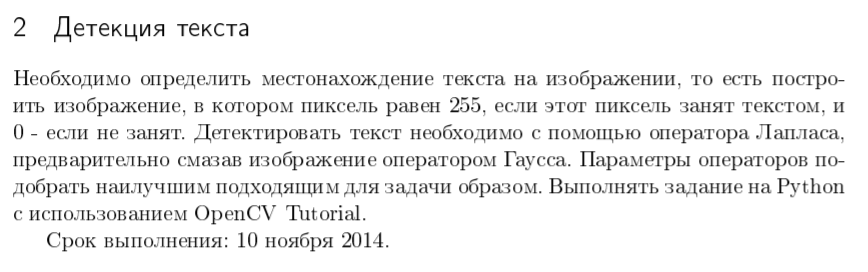
#> input picture Semester 5/Homework 1/example.png, 868 x 272 px
$ python 'Task 2.py'   (older library calls are emulated)
#> lines starting #> are read from the running program, lines starting #| are printed output that depends on the picture
"""
Homework 1. Task 2.

Author: Mikhail Kita, group 371
"""

import cv2

file = cv2.imread("example.png")
#> file is the input picture: shape (272, 868, 3); min 0, max 255, mean 240.1
gaussian = cv2.GaussianBlur(file, (3, 3), 0)
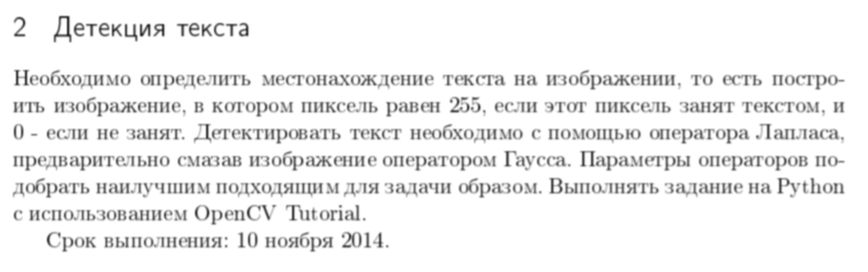
#> gaussian: shape (272, 868, 3); min 30, max 255, mean 240.1
gray = cv2.cvtColor(gaussian, cv2.COLOR_BGR2GRAY)
laplacian = cv2.Laplacian(gray, cv2.CV_16S, 1, 7, 5, 0)
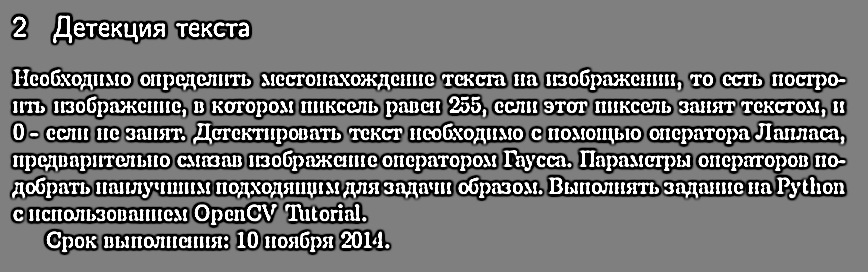
#> laplacian: shape (272, 868) int16; min -32768, max 32767, mean -2969.8; drawn with min black and max white
result = cv2.convertScaleAbs(laplacian)
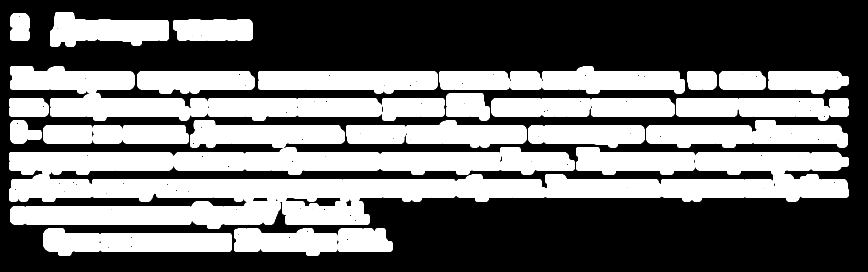
#> result: shape (272, 868); min 0, max 255, mean 109

cv2.imwrite("result.png", result)
cv2.imshow("Original picture", file)
cv2.imshow("Result", result)
cv2.waitKey()
